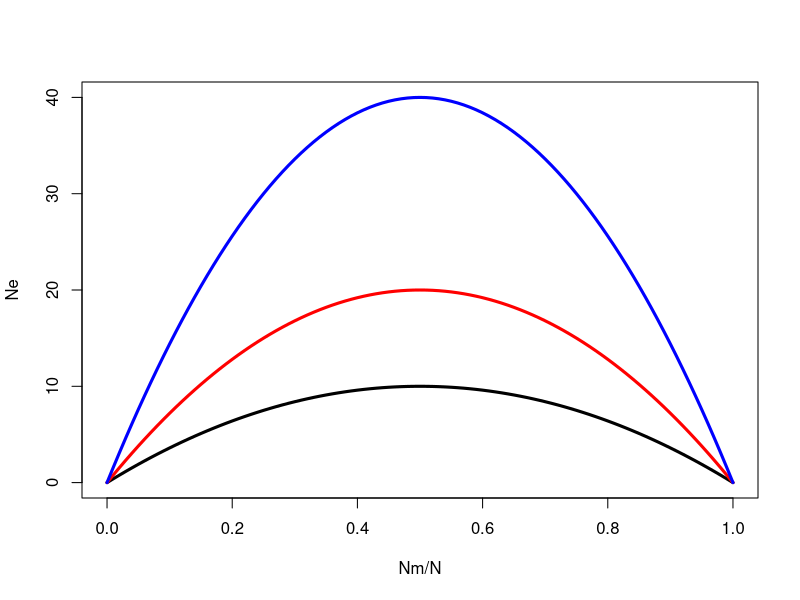

This chart was generated by the following R code:
## ---- chunk 1
options(htmltools.dir.version = FALSE)
## ---- chunk 2
ne <- function(pnm=0.5, n=10){
  nm <- n*pnm # number of male
  nf <- n - nm # number of female
  ne <- 4*nm*nf/(nm + nf)
  return(ne)
}
p <- seq(from=0, to=1, by=0.01)
plot(p, ne(pnm=p, n=10), xlab="Nm/N", ylab="Ne", type="l", lwd=3, ylim=c(0,40))
lines(p, ne(pnm=p, n=20), type="l", lwd=3, col="red")
lines(p, ne(pnm=p, n=40), type="l", lwd=3, col="blue")
## ---- chunk 3
ne <- function(nm, nf){
  return(16*nm*nf/(nm + 3*nf))
}
ne(nm=15, nf=45)
## ---- chunk 4
ne1 <- function(nm, nf){
  return(4*nm*nf/(nm + nf))
}
ne1(nm=15, nf=45)
